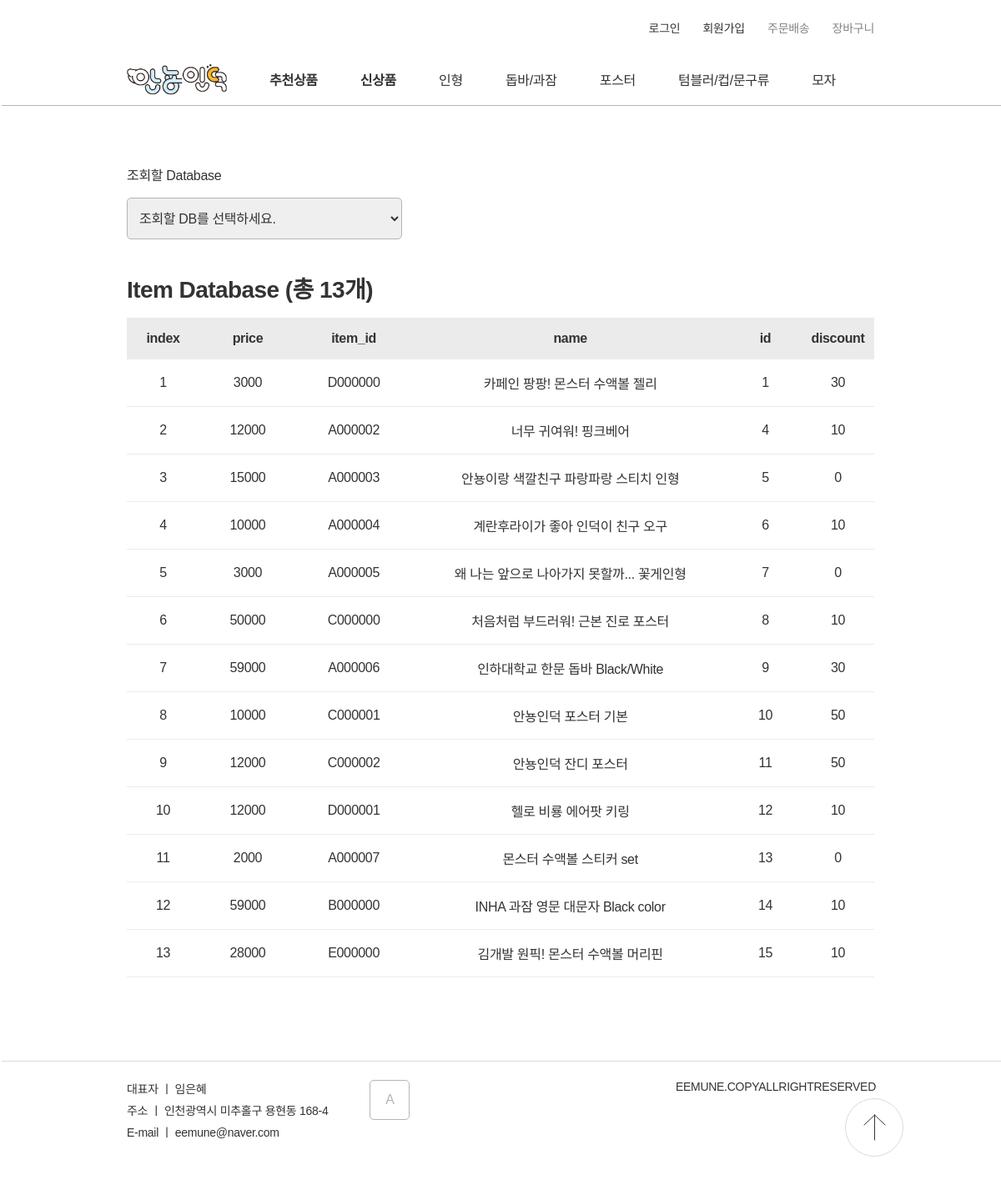
The app's page /show_db with its own data.
### data_models.py (models this page shows, shortened)
class Item(db.Model):
    __tablename__="Item"
    id=Column(db.Integer, primary_key=True)
    item_id=Column(String(7))
    name=Column(String(20))
    price=Column(Integer)
    discount=Column(Integer)

### server.py (the view)
@app.route('/show_db')
def show_db():
    db_category=request.args.get("category", "Item")
    db_all=None
    if(db_category=="Item"):
        db_all=db.session.query(Item).all()
    elif(db_category=="User"):
        db_all=db.session.query(User).all()
    elif(db_category=="Option"):
        db_all=db.session.query(Option).all()
    elif(db_category=="Post"):
        db_all=db.session.query(Post).all()
    elif(db_category=="Order"):
        db_all=db.session.query(Order).all()
    elif(db_category=="Wishlist"):
        db_all=db.session.query(Wishlist).all()
    elif(db_category=="Board"):
        db_all=db.session.query(Board).all()
    elif(db_category=="Comment"):
        db_all=db.session.query(Comment).all()
    return render_template("show_db.html", item=db_all)

### templates/show_db.html (shortened to what this page needs)
<!DOCTYPE html>
<html lang="en">
<head>
    <link href="../static/CSS/stylesheet.css" rel="stylesheet">
    <link href="../static/CSS/nav.css" rel="stylesheet">
    <link href="../static/CSS/show_db.css" rel="stylesheet">
</head>
<nav>
    <div id="comp_header">
        <div id="component_top-list">
            <ul>
                {% if session['user_id']%}
                <li><a class="size_14"href="./wishlist">{{session['user_id']}}님 안녕하세요!</a></li>
                <li><a class="size_14"href="./logout">로그아웃</a></li>
                {% else %}
                <li><a class="size_14"href="./signin">로그인</a></li>
                <li><a class="size_14"href="./signup">회원가입</a></li>
                {% endif %}
                <li><a class="size_14 color_B5B5B5"href="error">주문배송</a></li>
                <li><a class="size_14 color_B5B5B5"href="wishlist">장바구니</a></li>
            </ul>
        </div>
        <div id="component_navigator">
            <ul>
                <img id="LOGO" onclick="location.href='/'" src="../static/img/icon/안뇽인덕.png"/>
                <li><a style="font-weight: 700;" href="./category_item?category=추천상품">추천상품</a></li>
                <li><a style="font-weight: 700;" href=".//category_item?category=신상품">신상품</a></li>
                <li><a href="./category_item?category=A">인형</a></li>
                <li><a href="./category_item?category=B">돕바/과잠</a></li>
                <li><a href="./category_item?category=C">포스터</a></li>
                <li><a href="./category_item?category=D">텀블러/컵/문구류</a></li>
                <li><a href="./category_item?category=E">모자</a></li>
            </ul>
        </div>
        </div>
</nav>
<body>
    <p class="select_label">조회할 Database</p>
    <select onchange="change_db(event)" class="select_db">
        <option>조회할 DB를 선택하세요.</option>
    </select>
    <p class="section_title weight_700">{{item[0].__table__.name}} Database (총 {{item|length}}개)</p>
    <table class="show_db">
        <tr class="table_header">
            <td class="weight_700">index</td>
            {%for key in item[0].__dict__%}
                {%if loop.index!=1%}
                    <td class="weight_700">{{key}}</td>
                {%endif%}
            {%endfor%}
        </tr>
        {%for  obj in item%}
            <tr  class="table_body">
                <td>{{loop.index}}</td>
                {%for key in obj.__dict__%}
                    {%if loop.index!=1%}
                        <td>{{obj.__dict__[key]}}</td>
                    {%endif%}
                {%endfor%}
            </tr>
        {%endfor%}
    </table>
</body>
<footer>
    <div class="introduction">
        <p class="size_14">대표자 ㅣ 임은혜</p>
        <p class="size_14">주소 ㅣ 인천광역시 미추홀구 용현동 168-4</p>
        <p class="size_14">E-mail ㅣ eemune@naver.com</p>
    </div>
    <button onclick="location.href='/adminpage'">A</button>
    <div class="copyright">
        <p class="color_838383 size_14">EEMUNE.COPYALLRIGHTRESERVED</p>
    </div>
    <img id="gogo_top" src="../static/img/icon/icon_top.svg" onclick="location.href='#'"/>
</footer>
</html>

### static/CSS/stylesheet.css (style rules this page uses)
* { margin:0px; padding:0px; font-family: 'Noto Sans KR', sans-serif; font-size:16px; font-weight: 400; text-decoration: none; color:#333333; letter-spacing: -0.02em; box-sizing: border-box; }
#LOGO { width:120px; }
button { cursor:pointer; }
img { object-fit: cover; }
body { padding:0px 152px; overflow-x: hidden; }
li { list-style:none; display: inline-block; }
.color_B5B5B5 { color: #b5b5b5; }
.color_B5B5B5 { color: #838383; }
.size_14 { font-size:14px; }
.weight_700 { font-weight: 700; }
.section_title { font-size: 28px; }
footer { border-top: 1px solid #D9D9D9; padding-top:22px; width:100vw; margin-left: -150px; padding-left: 150px; display: flex; margin-bottom: 60px; }
footer .introduction p { margin-bottom: 6px; }
footer button { padding: 0; margin-left:50px; width:48px; height:48px; border: 1px solid #B5B5B5; color:#B5B5B5; background-color: white; }
.copyright { position: absolute; right:150px; }
#gogo_top { width:70px; height:70px; position: fixed; right:117px; bottom:46px; z-index: 3; cursor:pointer; }
button { border: 1px solid #0085FF; color: #0085FF; background-color: white; border-radius: 5px; transition: 0.5s; }

### static/CSS/nav.css (style rules this page uses)
#component_top-list { margin-top:23px; display: flex; justify-content: flex-end; height:44px; }
#component_top-list ul li:not(:last-child) { margin-right:23px; }
#component_top-list li { font-size: 14px; color:#B5B5B5; }
#LOGO { display: inline-block; cursor:pointer; }
#component_navigator { display: inline-block; margin-left: -150px; height:60px; padding-right: 50px; width:100vw; border-bottom: 1px solid #B5B5B5; background-color: rgba(255, 255, 255, 0.89); z-index: 3; transition: 0.5s; }
#component_navigator ul { padding:0px 150px; display: flex; justify-content: space-between; align-items: center; height: 56px; }
#component_navigator li { text-align: center; }

### static/CSS/show_db.css (style rules this page uses)
.show_db { width:100%; text-align: center; border-collapse: collapse; margin-bottom: 100px; }
.table_header { width:100%; background-color: #ebebeb; height: 50px; align-items: center; }
.table_body { width:100%; border-bottom: 1px solid #ebebeb; align-items: center; box-sizing: border-box; }
.table_body td { padding: 16px 30px; }
.select_label { margin-top:70px; }
.select_db { width: 330px; height: 50px; border-radius: 5px; border: 1px solid #b5b5b5; padding-left: 10px; margin-top: 16px; }
.section_title { margin-top: 38px; margin-bottom: 16px; }

### records on screen
Item: price "3000" "D000000" "카페인 팡팡! 몬스터 수액볼 젤리" "1" "30"
Item: price "12000" "A000002" "너무 귀여워! 핑크베어" "4" "10"
Item: price "15000" "A000003" "안뇽이랑 색깔친구 파랑파랑 스티치 인형" "5" "0"
Item: price "10000" "A000004" "계란후라이가 좋아 인덕이 친구 오구" "6" "10"
Item: price "3000" "A000005" "왜 나는 앞으로 나아가지 못할까... 꽃게인형" "7" "0"
Item: price "50000" "C000000" "처음처럼 부드러워! 근본 진로 포스터" "8" "10"
Item: price "59000" "A000006" "인하대학교 한문 돕바 Black/White" "9" "30"
Item: price "10000" "C000001" "안뇽인덕 포스터 기본" "10" "50"
Item: price "12000" "C000002" "안뇽인덕 잔디 포스터" "11" "50"
Item: price "12000" "D000001" "헬로 비룡 에어팟 키링" "12" "10"
Item: price "2000" "A000007" "몬스터 수액볼 스티커 set" "13" "0"
Item: price "59000" "B000000" "INHA 과잠 영문 대문자 Black color" "14" "10"
Item: price "28000" "E000000" "김개발 원픽! 몬스터 수액볼 머리핀" "15" "10"

### other values on screen
{{ item[0].__table__.name }} "Item"
{{ item|length }} "13"
{{ key }} "price" "item_id" "name" "id" "discount"
